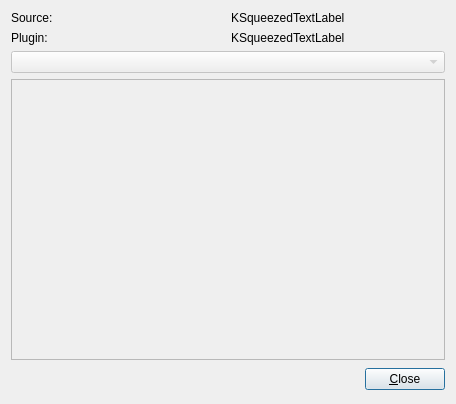
<?xml version="1.0" encoding="UTF-8"?>
<ui version="4.0">
 <class>DataSourceMetaDataDialog</class>
 <widget class="QDialog" name="DataSourceMetaDataDialog">
  <property name="geometry">
   <rect>
    <x>0</x>
    <y>0</y>
    <width>456</width>
    <height>404</height>
   </rect>
  </property>
  <property name="windowTitle">
   <string>Data Source Meta Data</string>
  </property>
  <layout class="QGridLayout">
   <item row="3" column="0">
    <spacer name="spacer1">
     <property name="orientation">
      <enum>Qt::Horizontal</enum>
     </property>
     <property name="sizeType">
      <enum>QSizePolicy::Expanding</enum>
     </property>
     <property name="sizeHint" stdset="0">
      <size>
       <width>325</width>
       <height>27</height>
      </size>
     </property>
    </spacer>
   </item>
   <item row="1" column="0" colspan="2">
    <widget class="QComboBox" name="_name">
     <property name="enabled">
      <bool>false</bool>
     </property>
    </widget>
   </item>
   <item row="2" column="0" colspan="2">
    <widget class="QTextBrowser" name="_value">
     <property name="enabled">
      <bool>false</bool>
     </property>
    </widget>
   </item>
   <item row="3" column="1">
    <widget class="QPushButton" name="_close">
     <property name="text">
      <string>&amp;Close</string>
     </property>
    </widget>
   </item>
   <item row="0" column="0" colspan="2">
    <layout class="QGridLayout">
     <item row="0" column="1">
      <widget class="KSqueezedTextLabel" name="_source">
       <property name="text">
        <string>KSqueezedTextLabel</string>
       </property>
      </widget>
     </item>
     <item row="1" column="1">
      <widget class="KSqueezedTextLabel" name="_plugin">
       <property name="text">
        <string>KSqueezedTextLabel</string>
       </property>
      </widget>
     </item>
     <item row="1" column="0">
      <widget class="QLabel" name="textLabel1_2">
       <property name="text">
        <string>Plugin:</string>
       </property>
       <property name="wordWrap">
        <bool>false</bool>
       </property>
      </widget>
     </item>
     <item row="0" column="0">
      <widget class="QLabel" name="textLabel1">
       <property name="text">
        <string>Source:</string>
       </property>
       <property name="wordWrap">
        <bool>false</bool>
       </property>
      </widget>
     </item>
    </layout>
   </item>
  </layout>
 </widget>
 <layoutdefault spacing="6" margin="11"/>
 <pixmapfunction>qPixmapFromMimeSource</pixmapfunction>
 <customwidgets>
  <customwidget>
   <class>KSqueezedTextLabel</class>
   <extends>QLabel</extends>
   <header>ksqueezedtextlabel.h</header>
  </customwidget>
 </customwidgets>
 <includes>
  <include location="local">kstdatasource.h</include>
  <include location="local">ksqueezedtextlabel.h</include>
  <include location="local">ksqueezedtextlabel.h</include>
 </includes>
 <resources/>
 <connections>
  <connection>
   <sender>_close</sender>
   <signal>clicked()</signal>
   <receiver>DataSourceMetaDataDialog</receiver>
   <slot>close()</slot>
   <hints>
    <hint type="sourcelabel">
     <x>20</x>
     <y>20</y>
    </hint>
    <hint type="destinationlabel">
     <x>20</x>
     <y>20</y>
    </hint>
   </hints>
  </connection>
  <connection>
   <sender>_name</sender>
   <signal>activated(QString)</signal>
   <receiver>DataSourceMetaDataDialog</receiver>
   <slot>updateMetadata(QString)</slot>
   <hints>
    <hint type="sourcelabel">
     <x>20</x>
     <y>20</y>
    </hint>
    <hint type="destinationlabel">
     <x>20</x>
     <y>20</y>
    </hint>
   </hints>
  </connection>
 </connections>
</ui>
